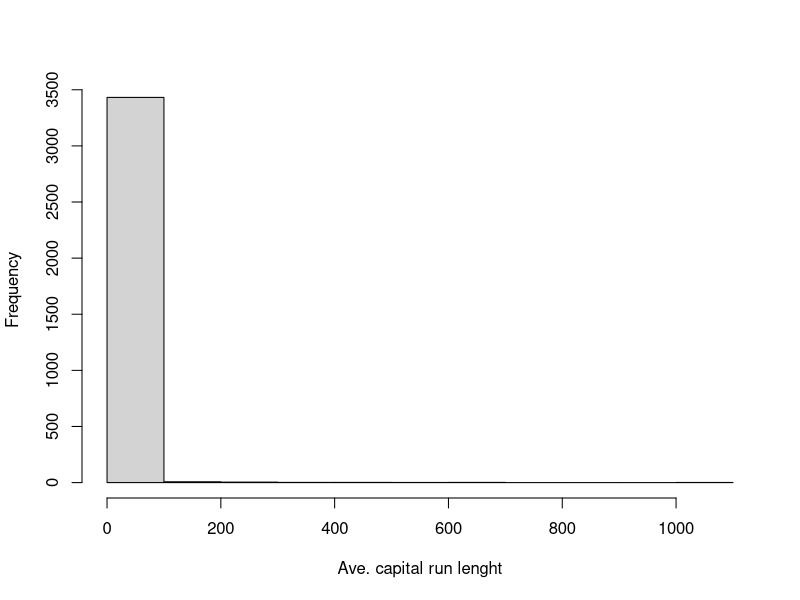
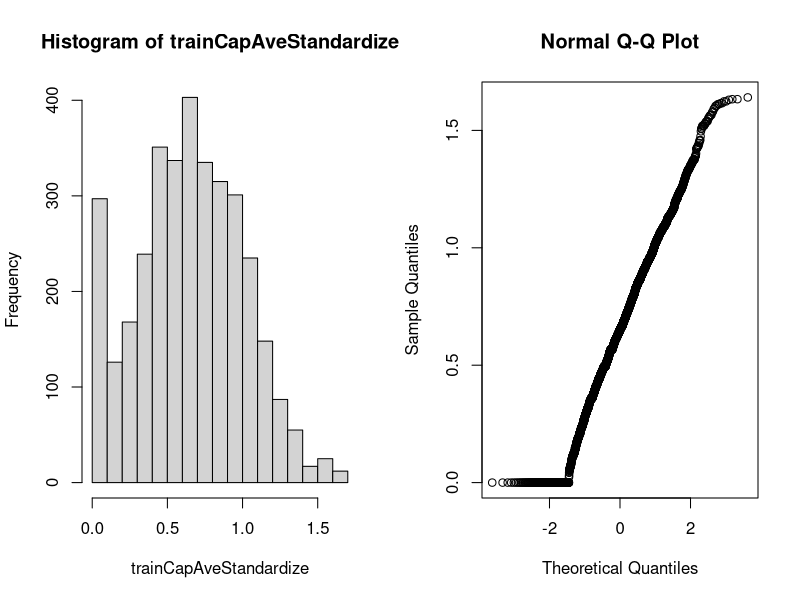

The R source for these figures, in order:
library(caret)
library(kernlab)
library(RANN)

data("spam")

inTrain<- createDataPartition(y=spam$type, p=0.75, list=F)

training<- spam[inTrain,]
test<- spam[-inTrain,]

hist(training$capitalAve,main="",xlab="Ave. capital run lenght")

mean(training$capitalAve)

sd(training$capitalAve)

#standardizing variables
trainCapAve<- training$capitalAve
trainCapAveStandardize<- (trainCapAve - mean(trainCapAve))/sd(trainCapAve)
mean(trainCapAveStandardize)

sd(trainCapAveStandardize)

#standardizing the test set, use the same parameters
testCapAve<- test$capitalAve
testCapAveStardidize<- (testCapAve - mean(trainCapAve))/sd(trainCapAve)
mean(testCapAveStardidize)
sd(testCapAveStardidize)

#standardizing with preprocess function
preObj<- preProcess(training[,-58], method = c("center","scale"))
trainCapAveStandardize<- predict(preObj,training[,-58])$capitalAve

mean(trainCapAveStandardize)
sd(trainCapAveStandardize)

#preprocessing the test sample
testCapAveStardidize<- predict(preObj,test[,-58])$capitalAve
mean(testCapAveStardidize)
sd(testCapAveStardidize)

#preprocess direct throughout the creation of the model
set.seed(32343)
modelFit<- train(type~.,data=training,preProcess=c("center","scale"),method="glm")
modelFit

#standardize box-cox transformations
preObj<- preProcess(training[,-58],method = c("BoxCox"))
trainCapAveStandardize<- predict(preObj, training[,-58])$capitalAve

par(mfrow=c(1,2))
hist(trainCapAveStandardize)
qqnorm(trainCapAveStandardize)

#imputing data

set.seed(13343)

#making values NA
training$capAve<- training$capitalAve
selectNA<- rbinom(dim(training)[1],size=1,prob=0.05)==1
training$capAve[selectNA]<- NA

#impute and standardize
preObj<- preProcess(training[,-58],method = c("knnImpute"))
capAve<- predict(preObj,training[,-58])$capAve

#Standardize true values
capAveTruth<- training$capitalAve
capAveTruth<- (capAveTruth - mean(capAveTruth))/sd(capAveTruth)
